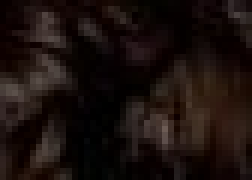
#> input picture RedHeaded_League/data/brunette/brown2.jpg, 42 x 30 px (shown 6 times larger)
$ jupyter execute --allow-errors hair_classifier.ipynb   (shell and % lines are left out)
#> lines starting #> are read from the running program, lines starting #| are printed output that depends on the picture; pictures that were not available may be replaced by others from this repository, and a replacement may not be noted
# Read in the images (X) and their hair color labels (Y)

[cell 1]
#Download image files

[cell 2]
from skimage import io as skimage_io
from skimage.transform import resize
import os, io, glob
from IPython.display import Image, display
from IPython.core.display import display, HTML

images =[]
labels = []


# these hair color pics were downloaded from IMDB's list of actresses that were
# "blonde", "brunette", and "red heads"
# example https://www.imdb.com/list/ls058386015/  -- a list of blonde actresses
folders = ["data/blonde/blonde*jpg", "data/brunette/brown*jpg", "data/redheads/red*jpg"]

# assign jpg_files all of the hair-colored jpgs
jpg_files = []
for folder in folders:
    jpg_files.extend (glob.glob (folder))
#> pass 2 of the loop `for folder in folders:`:


IMG_PX_SIZE = 20 # pixels. All pictures will be resized to IMG_PX_SIZE x IMG_PX_SIZE


for jpg_file in jpg_files:

    # assign the hair color of this image to label.
    # e.g. filename "red1.jpg" becomes red, "brown2.jpg" becomes brown
    label = os.path.basename (jpg_file).replace (".jpg", "")
    label = ''.join([i for i in label if not i.isdigit()])

    # read the image into rgb_img
    rgb_img = skimage_io.imread (jpg_file)
#> rgb_img is the input picture: shape (30, 42, 3); mean R, G, B 26.3, 16.2, 13.3

    # resize the image, so all images have the same size
    rgb_img = resize (rgb_img, (IMG_PX_SIZE,IMG_PX_SIZE))
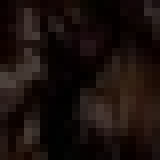
#> rgb_img: shape (20, 20, 3) float64 (shown 8 times larger); mean R, G, B 0.104, 0.0637, 0.0522

    # store the picture information in X, and the hair color in Y
    # we will try to predict Y based on X (predict hair color based on a picture)
    images.append (rgb_img.reshape (1, IMG_PX_SIZE*IMG_PX_SIZE*3)[0]) # flatten into a 1-D array
    labels.append (label)

    display (HTML("Label: " + label))
    display(Image(filename=jpg_file))
#> pass 2 of the loop `for jpg_file in jpg_files:`:
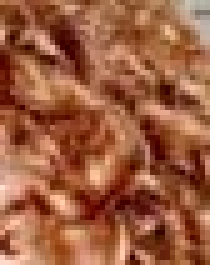
#> input picture RedHeaded_League/data/redheads/red1.jpg, 42 x 53 px (shown 5 times larger)
#> rgb_img is the input picture: shape (53, 42, 3); mean R, G, B 156.5, 93.2, 63.5
#> `rgb_img = resize (rgb_img, (IMG_PX_SIZE,IMG_PX_SIZE))`:
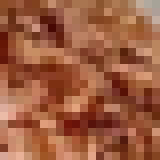
#> rgb_img: shape (20, 20, 3) float64 (shown 8 times larger); mean R, G, B 0.613, 0.365, 0.248

print ("read in " + str (len(images)) + " images")
#| read in 2 images

# Create a classifier

This is a machine learning method that creates groups based on the labels we provide it. In this case, we are creating 3 groups (blonde, red, brunette). The model will learn from the blonde, red, brunette pictures (X) and will make a classifier based on the labels provided (Y).

[cell 3]
from sklearn.neighbors import KNeighborsClassifier

num_groups = 3  # blonde, red, brunette

# initialize the model with KNeighborsClassifier and the number of groups
hair_classifier = KNeighborsClassifier(n_neighbors=num_groups)

# make the classifier based on X (pictures) and Y (their hair color labels)
hair_classifier.fit (images, labels)

# Calculate classifier's performance

Given an image (X), what does the model predict
Compare the model's predictions with the true labels (Y)

[cell 4]
from sklearn.metrics import accuracy_score

#> (the rest of this cell did not finish here and is left out)

The classifier is 94% accurate.

# Visualization of the Classifier

[cell 5]
from mlxtend.plotting import plot_decision_regions
from sklearn.decomposition import PCA
from sklearn.preprocessing import LabelEncoder
import matplotlib.pyplot as plt

# turn red, blonde, brown hair labels into integers so sklearn can read it
label_encoder = LabelEncoder()
label_encoder.fit (labels)
Y_encoded = label_encoder.transform(labels)
le_name_mapping = dict(zip(label_encoder.transform(label_encoder.classes_), label_encoder.classes_))

# for plotting, get the 2 most important PCA components
pca = PCA(n_components = 2)
X_2 = pca.fit_transform(images)
#> X_2 = [[-6.79, 4.23e-15], [6.79, 4.23e-15]]
knn_classifier = KNeighborsClassifier(n_neighbors=num_groups)
vis_model = knn_classifier.fit(X_2, Y_encoded)

#clf is the classifier object
plot_decision_regions(X_2, Y_encoded, clf=vis_model, legend=2)
#> (this line was passed over: mlxtend is not available in this run)

#> (the rest of this cell did not finish here and is left out)

# Classify Wilson's hair

Put the image (wilsons_hair.jpg) in exactly the same format as the other pictures so we can feed it into the classifier

## Read in the image of Wilson's hair and make it the same size as the other images

[cell 6]
# read Wilson's hair

from skimage import io as skimage_io
from skimage.transform import resize

jpg_file = "data/wilsons_hair.jpg"

# read picture into rgb_img
display(Image(filename=jpg_file))
rgb_img = skimage_io.imread (jpg_file)
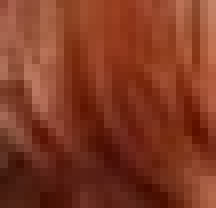
#> input picture RedHeaded_League/data/wilsons_hair.jpg, 27 x 26 px (shown 8 times larger)
#> rgb_img is the input picture: shape (26, 27, 3); mean R, G, B 128.2, 57.1, 35.2

# resize the image to same as the other jpg's used to create the classifier

rgb_img = resize (rgb_img, (IMG_PX_SIZE,IMG_PX_SIZE))
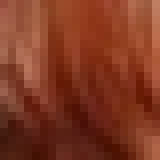
#> rgb_img: shape (20, 20, 3) float64 (shown 8 times larger); mean R, G, B 0.503, 0.224, 0.138

# store the picture information in X
# flatten the 3 channels red, green, blue into a 1-D array with the reshape command
wilsons_hair = []
wilsons_hair.append (rgb_img.reshape (1, IMG_PX_SIZE*IMG_PX_SIZE*3)[0])
